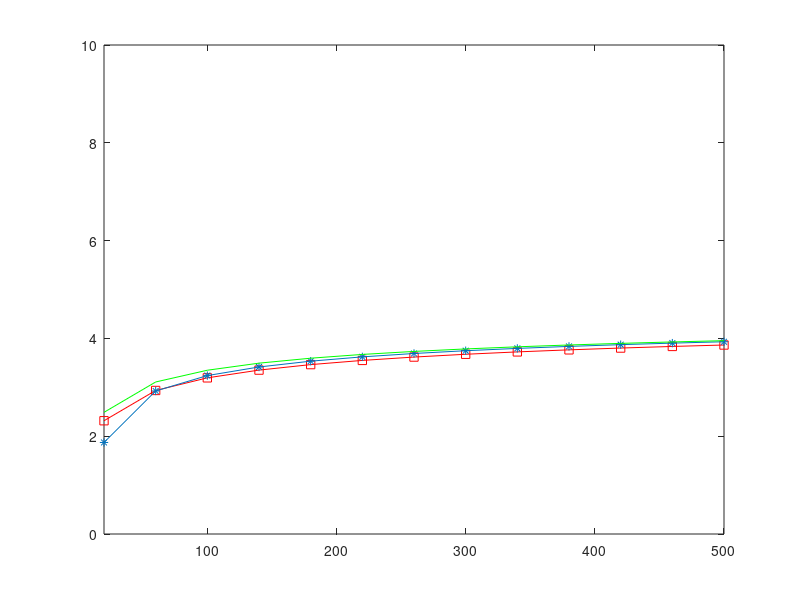

Reproduce this figure in MATLAB.
clear
clc
Eu=10^(5/10);
Rh=100;
v=3.8;
vr=(10^(8/10))^2;
meen=2.5;
K=10;
t=K;
T=196;
n=10^3;
m=20:40:500;
mu=log(meen^2/sqrt(vr+meen^2));
sig=sqrt(log(vr/(meen^2)+1));
z=lognrnd(mu,sig,K,n);
Rk=unifrnd(100,925,K,n);
 B=z./((Rk./100).^v);
 .............imperfect mrc
for l=1:length(m);
    p=Eu/sqrt(m(l));
for i=1:K
    sum_B=sum(B);
    num=t*p*(m(l)-1)*B(i,:).^2;
    den=(t*p.*B(i,:)+1).*(sum_B-B(i,:))+(t+1).*B(i,:)+1/p;
    x=num./den;
    c(i,:)=log2(1+x);
end 
Rp(l)=((T-t)/T)*sum(sum(c)/n);
end 
plot(m,Rp,'-sr')

clear sum_B num den c Rp
 %.............imperfect zf
for l=1:length(m);
    p=Eu/sqrt(m(l));
for i=1:K
    sum_B=sum(B./(t*p*B+1));
    num=t*p*(m(l)-K)*B(i,:).^2;
    den=(t*p.*B(i,:)+1).*(sum_B)+(t).*B(i,:)+1/p;
    x=num./den;
    c(i,:)=log2(1+x);
end 
Rp(l)=((T-t)/T)*sum(sum(c)/n);
end 
hold on
plot(m,Rp,'-*')
clear sum_B num den c Rp
 %................. imperfect  mmse

 for l=1:length(m)
     p=Eu/sqrt(m(l));
      w=1./(sum((B./(t*p*B+1)))+1/p);
 w=repmat(w,K,1);
 B1=(t*p*(B.^2))./(t*p*B+1);
 M=m(l);
x=10*ones(K,n);
a=10*ones(K,n);
while sum(sum(a))>1
num=w.*B1.*x+(1/(K-1));
den=(M*w.*B1.*(1-((K-1)*(x-1)./M))+1).^2;
sam=num./den;
for i=1:K
x1(i,:)=sum(sam)-sam(i);
end 
 a=abs(x-x1);
 x=x1;
end 
muu=x;
 s=(M.*w.*(1-((K-1).*(muu-1)./M)).*B1)+1;
 for i=1:K
 y=1./s(i,:);
num1(i,:)=(1/(K-1))*(sum(1./s)-y);
num2(i,:)=1+w(1,:).*(sum(B1./s.^2)-B1(i,:).*y.^2);
kisi(i,:)=muu(i,:)./(num1(i,:).*num2(i,:));
 end
alpha=(M-K+1+(K-1)*muu).^2./(M-K+1+(K-1).*kisi);
teta=w.*B1.*(M-K+1+(K-1).*kisi)./(M-K+1+(K-1)*muu);
clear x
x=(alpha-1).*teta;
c=log2(1+x);
Rp(l)=((T-t)/T)*sum(sum(c)/n);
 end 
 hold on
 plot(m,Rp,'-g')
 axis([min(m) max(m) 0 10])